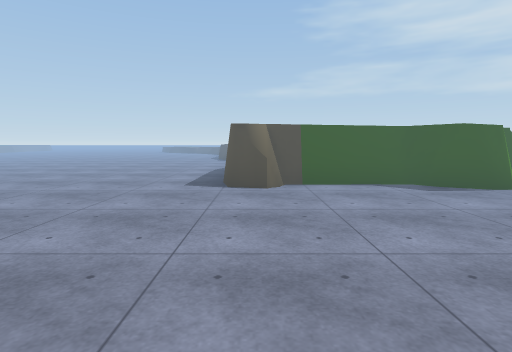
[1] (above)

24 first-person views from a walk through a scene from a Unity 3-D project. The camera is 1.3 m above the floor, tilts 6° down and sees 80° across. The floor is counted in squares, 2 m on a side. Each view is taken from the middle of a square. On the plan, view 1 faces up. The plan holds only what a view shows up to about 10 squares ahead; the rest is blank. The place goes on beyond the plan. The player is left out. Some surface patterns are stand-ins.

[2]
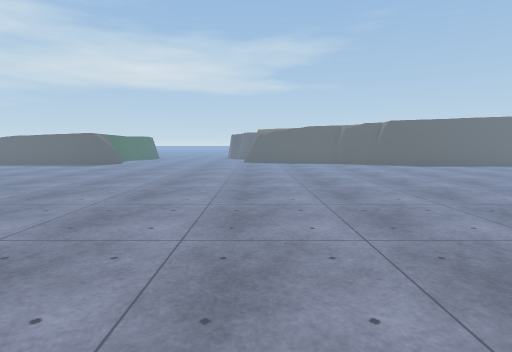

[3]
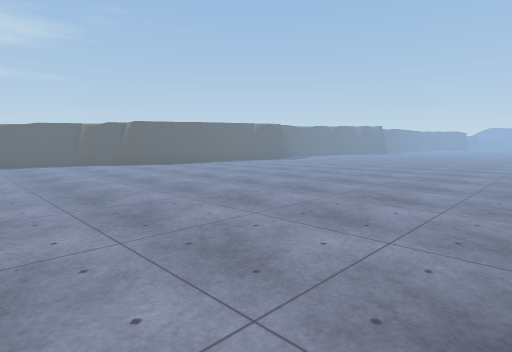

[4]
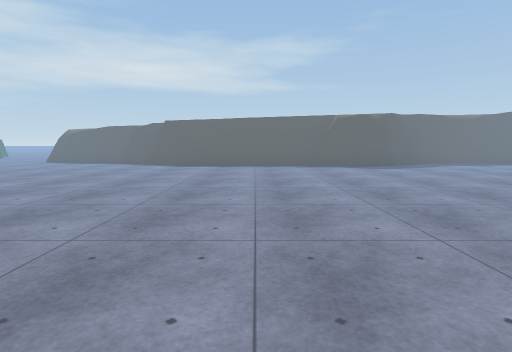

[5]
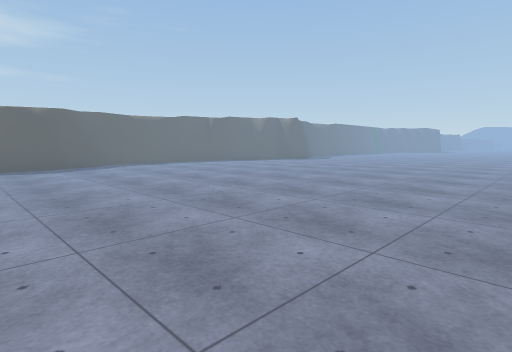

[6]
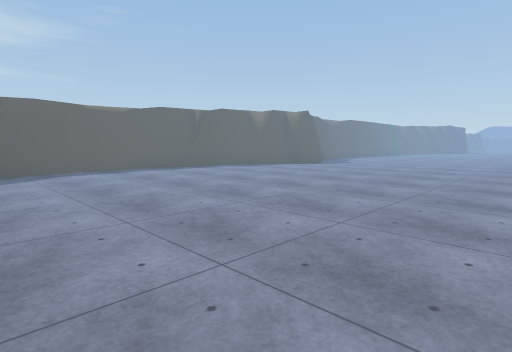

[7]
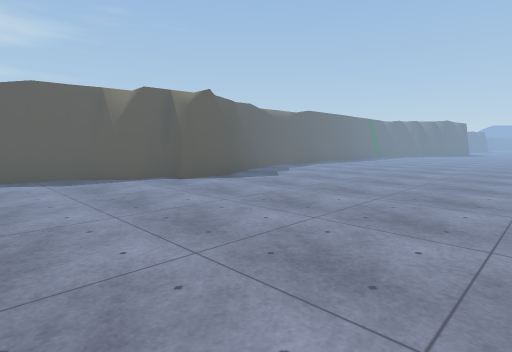

[8]
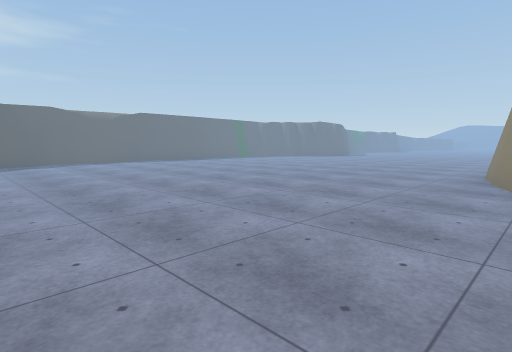

[9]
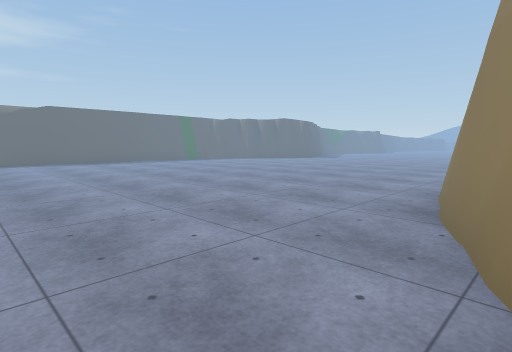

[10]
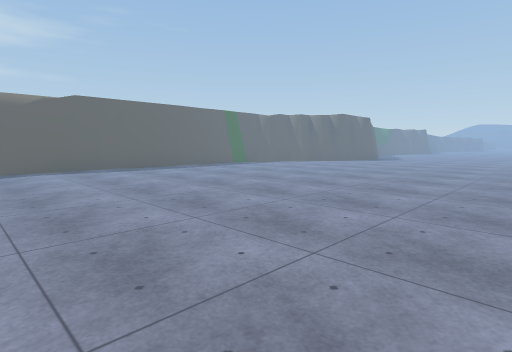

[11]
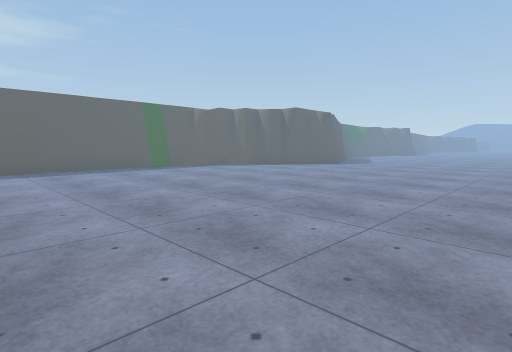

[12]
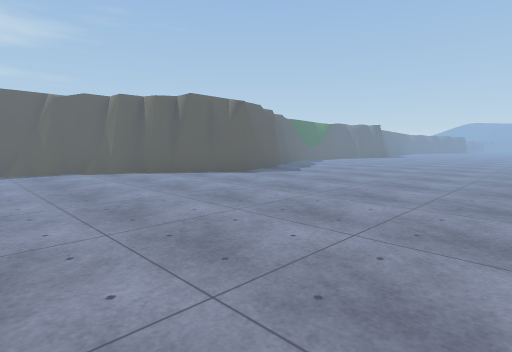

[13]
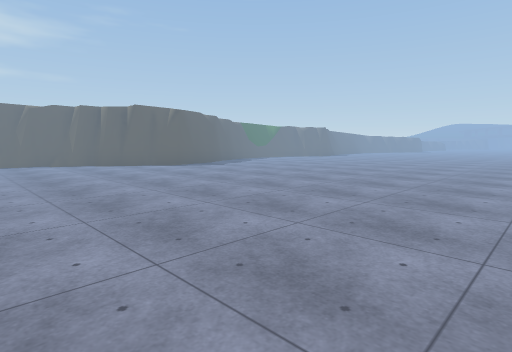

[14]
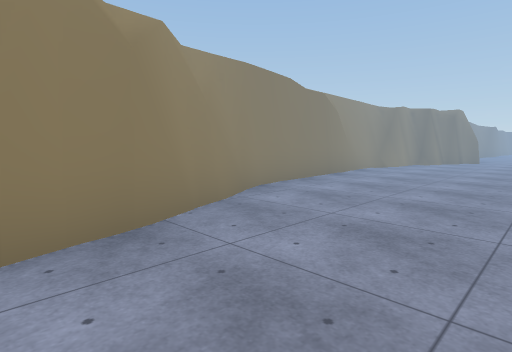

[15]
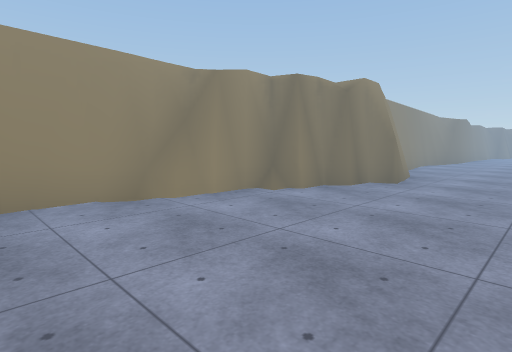

[16]
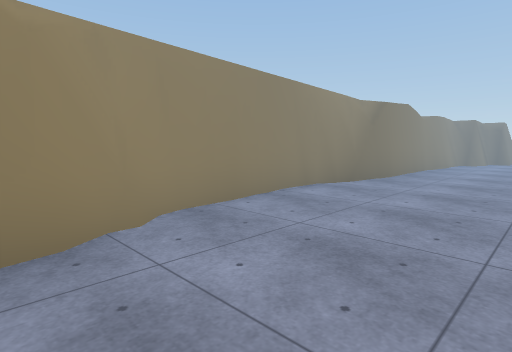

[17]
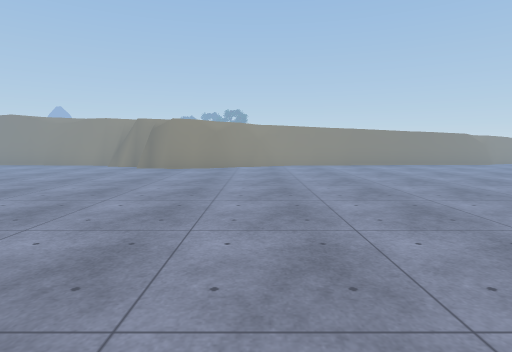

[18]
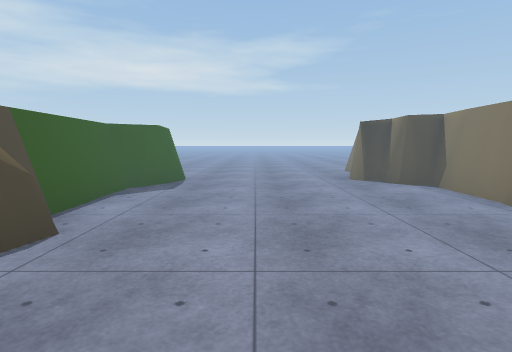

[19]
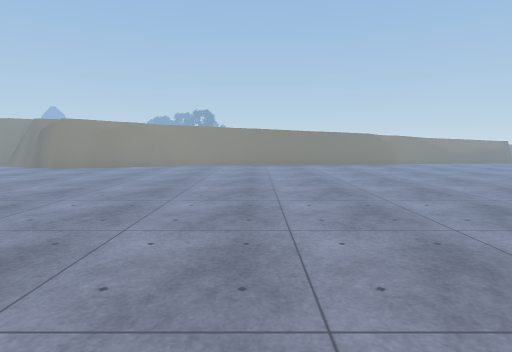

[20]
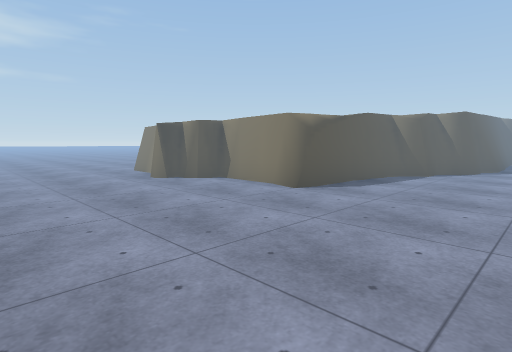

[21]
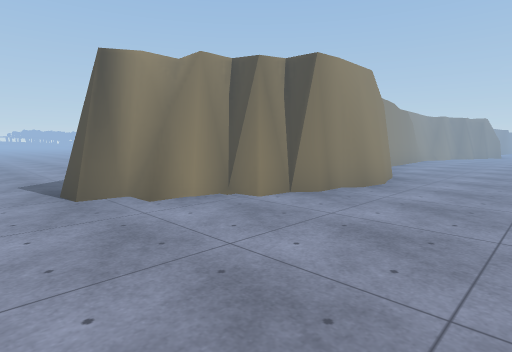

[22]
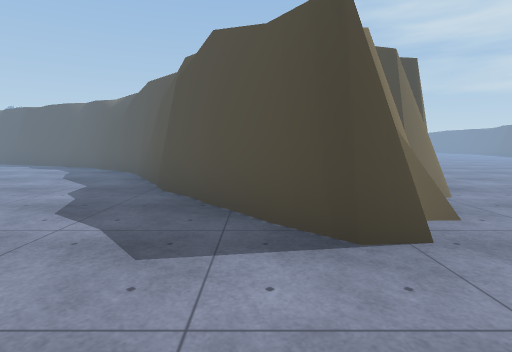

[23]
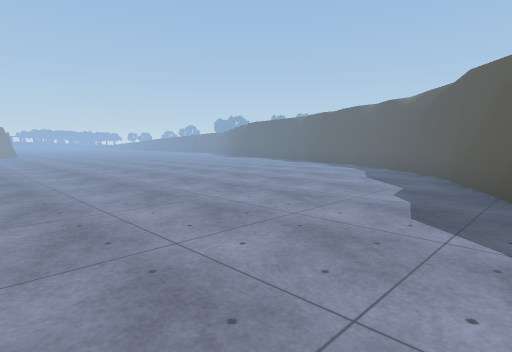

[24]
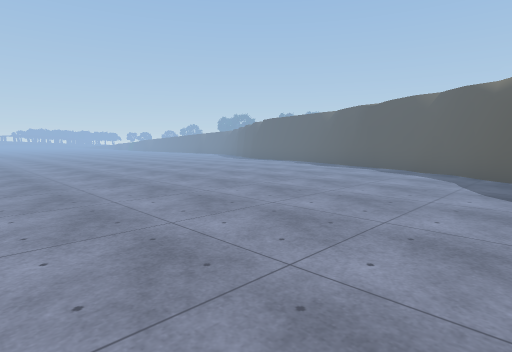

### Floor plan
Key: @ floor where view 1 was taken; # wall or solid block; . floor; = window, fence, low wall or low ledge; ^ raised ledge.
Columns run from 28 left of view 1 to 6 right of it. Each row starts with its distance up from view 1.
  8                 #...........^
  7                 #..........=^
  6                 #..........=^
  5                 #..........=#^^##..
  4                 #..................
  3                 #..................
  2                  ..................
  1                  #.............###.
  0                  #..........@###
 -1                  ##..........#
 -2                  ##.........##
 -3                  #..........#.
 -4                  ...........#
 -5                 #..........#
 -6                 #..........#
 -7                 #..........#
 -8                 #..........#
 -9                 #..........#
-10                 #..........#
-11                 #..........#
-12                 #...........#
-13                 #...........#
-14                 ##..........#
-15                 ##..........#
-16                ##...........#
-17                #...........#
-18                #...........#
-19                #..........##
-20                #..........#
-21                #..........##
-22                #...........#
-23       ###      #...........#
-24      ...##     #...........#
-25     .....###   ##..........#
-26    ........##   #..........#
-27   ..........#   #..........#
-28  ...........##  #..........#
-29 .............# ##..........#
-30 .............###...........#
-31 ...............#...........#
-32  .........................##
-33         ....... .........##
-34                 .........#
-35                 .........#
-36                  ........#
-37                  ........#
-38                  ........
-39                  ........
-40                  .......

Positions as (right, up) in squares from view 1, and headings:
1: (0, 0), facing up
2: (-10, 0), facing right
3: (-10, 0), facing down-right
4: (-10, -7), facing right
5: (-10, -9), facing down-right
6: (-8, -11), facing down-right
7: (-7, -16), facing down-right
8: (-12, -20), facing down-right
9: (-12, -23), facing down-right
10: (-9, -23), facing down-right
11: (-9, -26), facing down-right
12: (-9, -30), facing down-right
13: (-12, -30), facing down-right
14: (-9, -27), facing up-left
15: (-9, -20), facing up-left
16: (-9, -14), facing up-left
17: (-2, 1), facing left
18: (-2, 3), facing right
19: (-2, 4), facing left
20: (-2, 4), facing down-right
21: (-9, -32), facing up-left
22: (-14, -33), facing up
23: (-15, -33), facing up-left
24: (-17, -32), facing up-left
